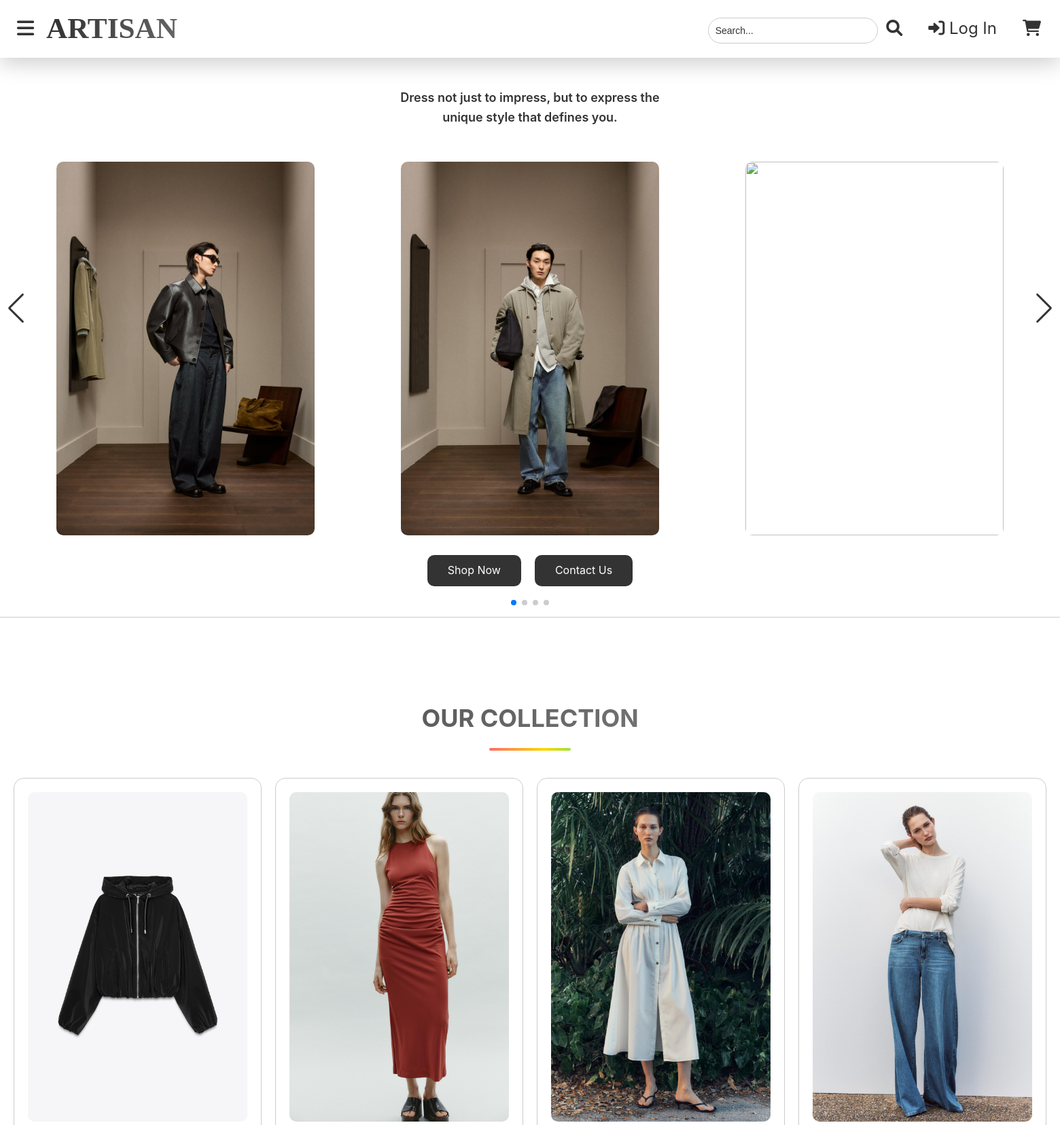
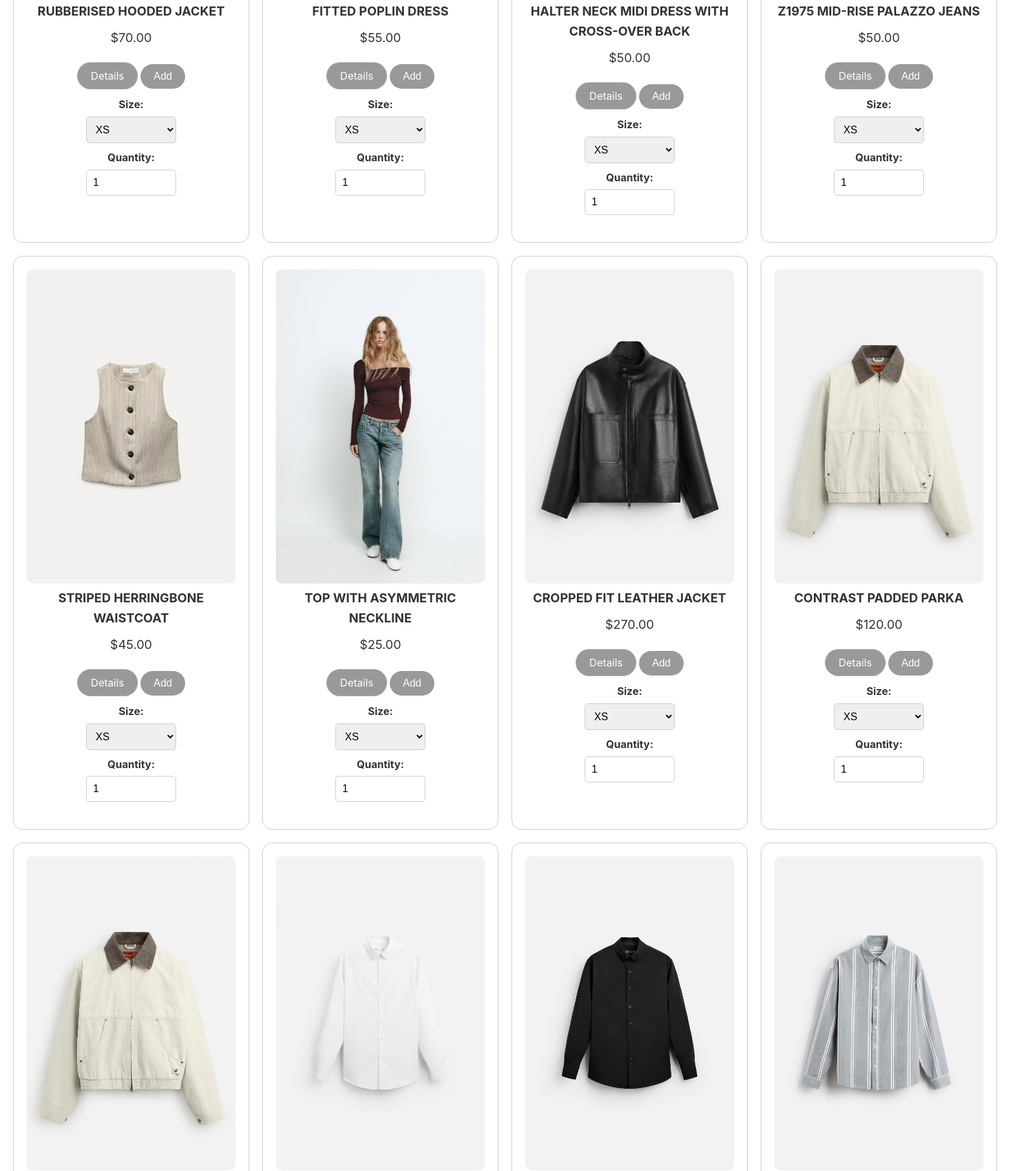
/home/ (upper part), run on the app's committed database (2 pictures, top to bottom).
### clothes/models.py (models this page shows, shortened)
class Product(models.Model):
    CATEGORY_CHOICES = [
        ('men', 'Men'),
        ('women', 'Women'),
    ]
    SUBCATEGORY_CHOICES = [
        ('shirts', 'Shirts'),
        ('t_shirts', 'T-Shirts'),
        ('polo_shirts', 'Polo Shirt'),
        ('jeans', 'Jeans'),
        ('jackets', 'Jackets'),
        ('blazers', 'Blazers'),
        ('dresses', 'Dresses'),
        ('trousers', 'Trousers'),
        ('hoodies_sweatshirts', 'Hoodies | Sweatshirts'),
        ('sweaters_cardigans', 'Sweater | Cardigans'),
        ('tops', 'Tops'),
        ('shorts', 'Shorts'),
        ('shoes', 'Shoes'),
        ('bags', 'Bags'),
        ('accessories', 'Accessories'),
        ('perfume', 'Perfume'),
    ]
    SIZE_CHOICES = [
        ('XS', 'Extra Small'),
        ('S', 'Small'),
        ('M', 'Medium'),
        ('L', 'Large'),
        ('XL', 'Extra Large'),
    ]
    product_id = models.CharField(max_length=50, unique=True)  # Barcode or unique ID
    name = models.CharField(max_length=200)
    category = models.CharField(max_length=50, choices=CATEGORY_CHOICES)
    subcategory = models.CharField(max_length=50, choices=SUBCATEGORY_CHOICES)
    description = models.TextField()
    sku = models.CharField(max_length=50, unique=True, blank=True, null=True)
    stock = models.PositiveIntegerField(default=0)
    price = models.DecimalField(max_digits=10, decimal_places=2)
    size = models.CharField(max_length=50, choices=SIZE_CHOICES)  # Size options
    image_name = models.CharField(max_length=100, blank=True, null=True)

### clothes/views.py (the view)
# urls.py: 2. Add a URL to urlpatterns:  path('', views.home, name='home')
def home(request):
    products = Product.objects.all()
    testimonials = Testimonial.objects.all()
    abouts = About.objects.all()
    return render(request, 'home.html', {'products': products, 'abouts': abouts, 'testimonials': testimonials})

### clothes/templates/home.html (shortened to what this page needs)
{% load static %}
<!DOCTYPE html>
<html lang="en">
<head>
    <link rel="stylesheet" type="text/css" href="{% static 'style.css' %}">
    <link rel="stylesheet" href="https://cdnjs.cloudflare.com/ajax/libs/font-awesome/6.0.0-beta3/css/all.min.css">
    <link rel="stylesheet" href="https://cdn.jsdelivr.net/npm/swiper@11/swiper-bundle.min.css">
</head>
<body>
    <header>
        <nav class="navbar section-content">
            <a href="#" class="nav-logo">
                <h2 class="logo-text">ARTISAN</h2>
            </a>
            <button id="menu-toggle-button" class="fas fa-bars"></button>
            <div class="right-bar">
                <div class="search-bar">
                    <form action="{% url 'search' %}" method="GET">
                        <input type="text" name="query" placeholder="Search..." class="search-input">
                        <button type="submit" class="search-button">
                            <i class="fas fa-search"></i>
                        </button>
                    </form>
                </div>
                <div class="profile-bar">
                    <div class="profile-dropdown">
                        {% if user.is_authenticated %}
                            <a href="{% url 'profile' %}" class="profile-link">
                                <i class="fas fa-user"></i> Profile
                            </a>
                        {% else %}
                            <a href="{% url 'signin' %}" class="profile-link">
                                <i class="fas fa-sign-in-alt"></i> Log In
                            </a>
                        {% endif %}
                    </div>
                </div>
                <div class="cart-bar">
                    <a href="{% url 'cart' %}" class="cart-link">
                        <i class="fas fa-shopping-cart"></i>
                    </a>
                </div>
            </div>
        </nav>
    </header>
    <main>
        <section class="hero-section" id="home">
            <div class="section-content">
                <div class="hero-details">
                    <h3 class="subtitle">Dress not just to impress,
                        but to express the unique style that defines you.</h3>
                    <div class="buttons">
                        <a href="{% url 'shop' %}" class="button order-now">Shop Now</a>
                        <a href="#contact" class="button contact-us">Contact Us</a>
                    </div>
                </div>
                <div class="hero-image-wrapper">
                    <div class="swiper-container">
                        <div class="swiper-wrapper">
                            <div class="swiper-slide">
                                <img src="{% static 'hero-image1.jpg' %}" class="d-block w-100 rounded" style="height: 550px; object-fit: cover;">
                            </div>
                            <div class="swiper-slide">
                                <img src="{% static 'hero-image2.jpg' %}" class="d-block w-100 rounded" style="height: 550px; object-fit: cover;">
                            </div>
                            <div class="swiper-slide">
                                <img src="{% static 'hero-image3.jpg' %}" class="d-block w-100 rounded" style="height: 550px; object-fit: cover;">
                            </div>
                            <div class="swiper-slide">
                            </div>
                        </div>
                        <div class="swiper-pagination"></div>
                        <div class="swiper-button-next"></div>
                        <div class="swiper-button-prev"></div>
                    </div>
                </div>
            </div>
        </section>
        <section class="shop-section" id="shop">
            <h2 class="section-title">Our Collection</h2>
            <div class="section-content">
                <ul class="product-list">
                    {% for product in products %}
                        <li class="product-item">
                            <a href="{% url 'product_detail' product.id %}">
                                <img src="{% static 'Shop/' %}{{ product.image_name }}" alt="{{ product.name }}" class="product-image" loading="lazy">
                            </a>
                            <div class="product-details">
                                <h3 class="name">{{ product.name }}</h3>
                                <p class="price">${{ product.price }}</p><br>
                                <div class="button-container">
                                    <a href="{% url 'product_detail' product.id %}" class="button view-details">Details</a>
                                    <button class="button add-to-cart" data-product-id="{{ product.id }}" data-size="M" data-quantity="1">Add</button>
                                </div>
                                <ul id="product-options" class="product-options">
                                    <li class="option">
                                        <label for="size-{{ product.id }}">Size:</label>
                                        <select name="size" id="size-{{ product.id }}">
                                            <option value="XS">XS</option>
                                        </select>
                                    </li>
                                    <li class="option">
                                        <label for="quantity-{{ product.id }}">Quantity:</label>
                                        <input type="number" name="quantity" id="quantity-{{ product.id }}" min="1" value="1">
                                    </li>
                                </ul>
                            </div>
                        </li>
                    {% endfor %}
                </ul>
            </div>
        </section>
    </main>
</body>
</html>

### data on the page
Product: image_name (picture), name "RUBBERISED HOODED JACKET", price "70.00", size "XS", quantity "1"
Product: image_name (picture), name "FITTED POPLIN DRESS", price "55.00", size "XS"
Product: image_name (picture), name "HALTER NECK MIDI DRESS WITH CROSS-OVER BACK", price "50.00", size "XS"
Product: image_name (picture), name "Z1975 MID-RISE PALAZZO JEANS", price "50.00", size "XS"
Product: image_name (picture), name "STRIPED HERRINGBONE WAISTCOAT", price "45.00", size "XS"
Product: image_name (picture), name "TOP WITH ASYMMETRIC NECKLINE", price "25.00", size "XS"
Product: image_name (picture), name "CROPPED FIT LEATHER JACKET", price "270.00", size "XS"
Product: image_name (picture), name "CONTRAST PADDED PARKA", price "120.00", size "XS"
Product: image_name (picture)
Product: image_name (picture)
Product: image_name (picture)
Product: image_name (picture)
